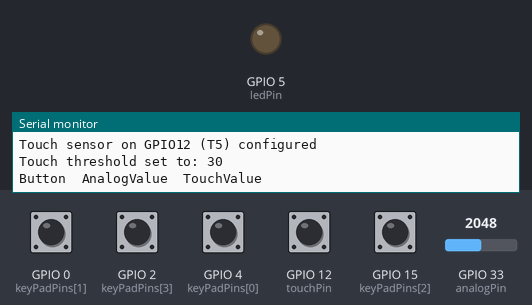
Recording of a sketch running on a simulated ESP32. On the bench: output pins drawn as LEDs (lit = HIGH), the last lines printed to the serial monitor. Dashed ring = blinking. The test bench sets the inputs (shaded band); at power-on: GPIO 0 (keyPadPins[1]), GPIO 2 (keyPadPins[3]), GPIO 4 (keyPadPins[0]), GPIO 12 (touchPin), GPIO 15 (keyPadPins[2]) HIGH, GPIO 33 (analogPin) = 2048.

Above: at 0.1 s.
At 2.2 s:
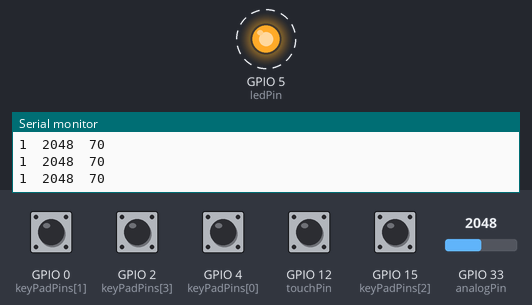
2.3 s: GPIO 0 (keyPadPins[1]) pulled LOW for 0.15 s
5.3 s: GPIO 12 (touchPin) pulled LOW for 0.15 s
Timing chart, 0 to 14.3 s (numbered marks = the images above; inputs shaded):
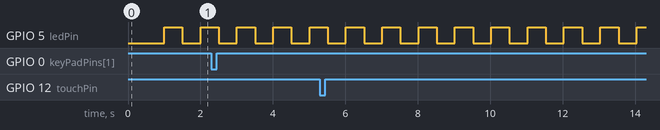

Measured:
- by itself, GPIO 5 (ledPin): alternates HIGH for 0.50 s and LOW for 0.50 s

The sketch:

Explicit_commands_test.ino
```cpp
// Modified ESP32 Code - Push Buttons, Analog Reading, and Touch Sensor
// Compatible with Arduino IDE Serial Plotter

//---- Global Variables and Definitions ----
String file_name = "Program: ESP32_ButtonsAnalogTouch.ino";

//---- Push Buttons Configuration ----
const int keyPadPins[] = { 4, 0, 15, 2 };  // Push button pins
const int numButtons = sizeof(keyPadPins) / sizeof(int);
const int ledPin = 5;  // LED pin

//---- Analog Reading Configuration ----
const int analogPin = 33;  // Analog input pin
int analogValue = 0;       // Variable to store analog reading

//---- Touch Sensor Configuration ----
const int touchPin = T5;   // GPIO12 (Touch5) - T5 is predefined constant
int touchThreshold = 30;   // Threshold for touch detection (adjust as needed)
int touchValue = 0;        // Variable to store touch reading
bool touchDetected = false; // Touch state
bool lastTouchState = false; // Previous touch state for edge detection

//---- State Machine Definitions ----
enum State {
  STATE_1,   // Default state - Button 1
  STATE_2,   // Button 2 pressed
  STATE_3,   // Button 3 pressed
  STATE_4,   // Button 4 pressed
  STATE_TOUCH // Touch sensor activated
};

State currentState = STATE_1;  // Initialize state
State lastButtonPressed = STATE_1;  // Track last button pressed

//---- Timing Variables ----
unsigned long lastAnalogRead = 0;
const unsigned long analogReadInterval = 100;  // Read analog every 100ms
unsigned long lastLedToggle = 0;
const unsigned long ledToggleInterval = 500;   // Toggle LED every 500ms
unsigned long lastTouchRead = 0;
const unsigned long touchReadInterval = 50;    // Read touch every 50ms

//---- Setup Function ----
void setup() {
  // Initialize Serial Communication
  Serial.begin(921600);
  while (!Serial) {}
  Serial.println(file_name);

  // Initialize push button pins as INPUT_PULLUP
  for (int i = 0; i < numButtons; i++) {
    pinMode(keyPadPins[i], INPUT_PULLUP);
  }

  // Initialize LED pin as output
  pinMode(ledPin, OUTPUT);

  // Initialize analog pin (though it's input by default)
  pinMode(analogPin, INPUT);

  // No need to initialize touch pin - it's handled by ESP32 touch API

  Serial.println("System initialized");
  Serial.println("Touch sensor on GPIO12 (T5) configured");
  Serial.println("Touch threshold set to: " + String(touchThreshold));
  Serial.println("Button\tAnalogValue\tTouchValue");  // Headers for Arduino Plotter

  delay(1000);  // Give time for serial monitor to connect
}

//---- Main Loop Function ----
void loop() {
  // Handle touch sensor reading
  if (millis() - lastTouchRead >= touchReadInterval) {
    handleTouchSensor();
    lastTouchRead = millis();
  }

  // Handle button state machine
  handleButtons();

  // Read analog value periodically
  if (millis() - lastAnalogRead >= analogReadInterval) {
    analogValue = analogRead(analogPin);
    lastAnalogRead = millis();

    // Print data compatible with Arduino Plotter
    printPlotterData();
  }

  // Toggle LED periodically for visual feedback
  if (millis() - lastLedToggle >= ledToggleInterval) {
    digitalWrite(ledPin, !digitalRead(ledPin));
    lastLedToggle = millis();
  }

  delay(10);  // Small delay to prevent watchdog resets
}

//---- Touch Sensor Handling Function ----
void handleTouchSensor() {
  touchValue = touchRead(touchPin);  // Read touch value

  // Check if touch is detected (value goes below threshold when touched)
  touchDetected = (touchValue < touchThreshold);

  // Detect touch press (rising edge)
  if (touchDetected && !lastTouchState) {
    currentState = STATE_TOUCH;
    handleStateActions();
    Serial.println("Touch detected! Value: " + String(touchValue));
  }

  // Detect touch release (falling edge)
  if (!touchDetected && lastTouchState) {
    Serial.println("Touch released! Value: " + String(touchValue));
  }

  lastTouchState = touchDetected;
}

//---- Button Handling Function ----
void handleButtons() {
  static unsigned long lastButtonTime = 0;
  const unsigned long debounceDelay = 50;  // 50ms debounce

  // Check if enough time has passed since last button press
  if (millis() - lastButtonTime < debounceDelay) {
    return;
  }

  // Check each button
  for (int i = 0; i < numButtons; i++) {
    if (digitalRead(keyPadPins[i]) == LOW) {  // Button pressed (active low)
      currentState = static_cast<State>(i);
      lastButtonPressed = currentState;
      lastButtonTime = millis();

      // Handle state actions
      handleStateActions();
      break;  // Exit loop after first button found
    }
  }
}

//---- State Actions Handler ----
void handleStateActions() {
  switch (currentState) {
    case STATE_1:
      // Button 1 pressed
      Serial.println("Button 1 pressed");
      lastButtonPressed = STATE_1;
      break;

    case STATE_2:
      // Button 2 pressed
      Serial.println("Button 2 pressed");
      lastButtonPressed = STATE_2;
      break;

    case STATE_3:
      // Button 3 pressed
      Serial.println("Button 3 pressed");
      lastButtonPressed = STATE_3;
      break;

    case STATE_4:
      // Button 4 pressed
      Serial.println("Button 4 pressed");
      lastButtonPressed = STATE_4;
      break;

    case STATE_TOUCH:
      // Touch sensor activated
      Serial.println("Touch sensor activated");
      // You can add specific touch actions here
      // For example: change LED pattern, trigger special function, etc.
      digitalWrite(ledPin, HIGH);  // Turn on LED when touched
      break;
  }
}

//---- Print Data for Arduino Plotter ----
void printPlotterData() {
  // Convert button/touch state to numeric value for plotter
  int stateValue;

  if (touchDetected) {
    stateValue = 5;  // Touch sensor value
  } else {
    stateValue = static_cast<int>(lastButtonPressed) + 1;  // 1-4 for buttons
  }

  // Print in Arduino Plotter format: Value1\tValue2\tValue3
  Serial.print(stateValue);
  Serial.print("\t");
  Serial.print(analogValue);
  Serial.print("\t");
  Serial.println(touchValue);
}

//---- Touch Calibration Function ----
void calibrateTouchSensor() {
  // Call this function if you need to calibrate the touch threshold
  Serial.println("Calibrating touch sensor...");
  Serial.println("Don't touch the sensor for 3 seconds...");

  delay(1000);

  long sum = 0;
  int samples = 100;

  for (int i = 0; i < samples; i++) {
    sum += touchRead(touchPin);
    delay(30);
  }

  int baselineValue = sum / samples;
  touchThreshold = baselineValue * 0.8;  // Set threshold to 80% of baseline

  Serial.println("Calibration complete!");
  Serial.println("Baseline value: " + String(baselineValue));
  Serial.println("New threshold: " + String(touchThreshold));
}

//---- Alternative Print Function (Detailed) ----
void printDetailedData() {
  // Uncomment this function call in loop() if you want detailed output instead
  Serial.print("Time: ");
  Serial.print(millis());
  Serial.print("\tLast Button: ");
  Serial.print(static_cast<int>(lastButtonPressed) + 1);
  Serial.print("\tAnalog Pin 33: ");
  Serial.print(analogValue);
  Serial.print("\tTouch Value: ");
  Serial.print(touchValue);
  Serial.print("\tTouch Detected: ");
  Serial.println(touchDetected ? "YES" : "NO");
}
```
